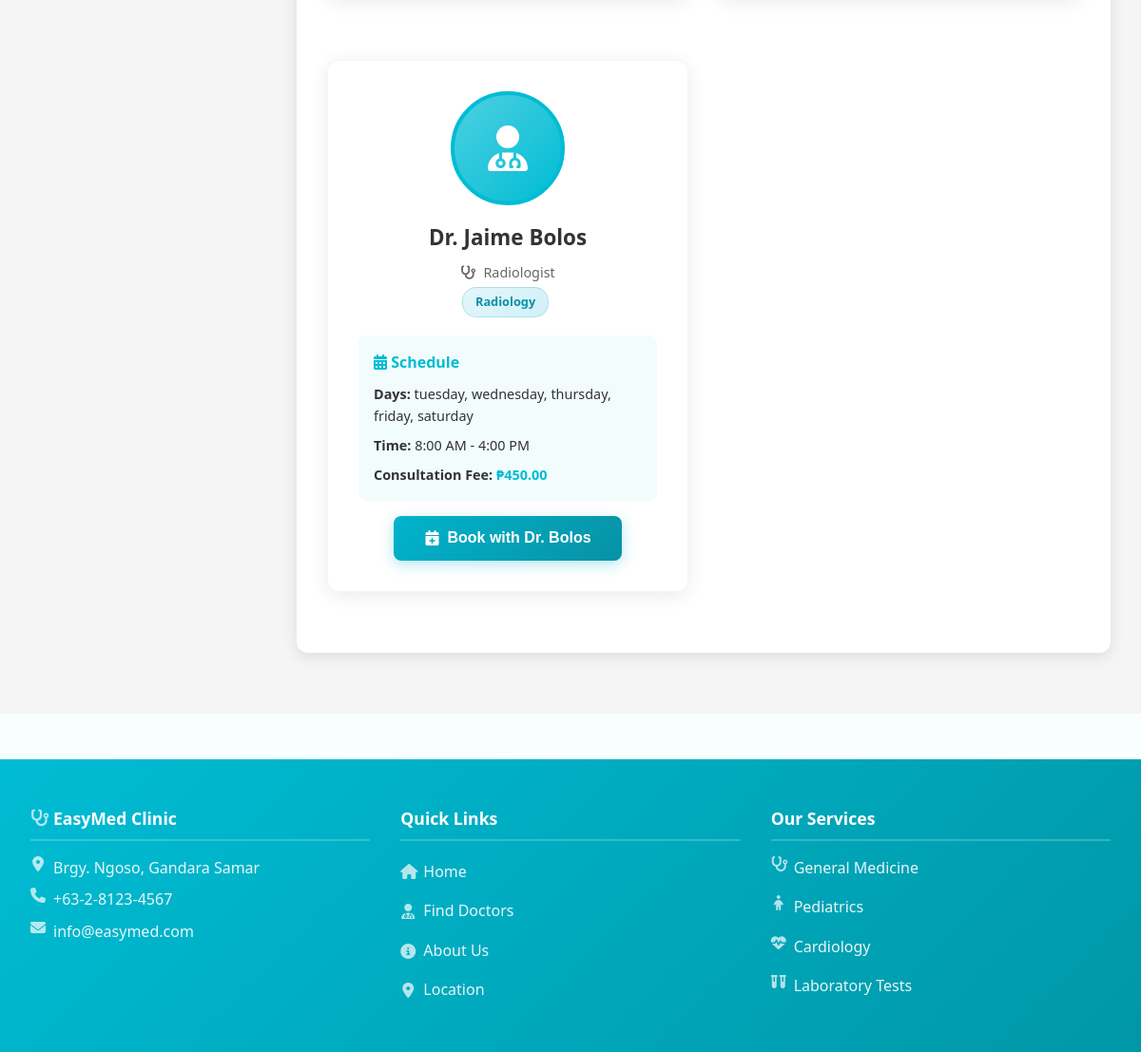
Page /patient/book-appointment.php (signed in, lower part) on the earlier database version.
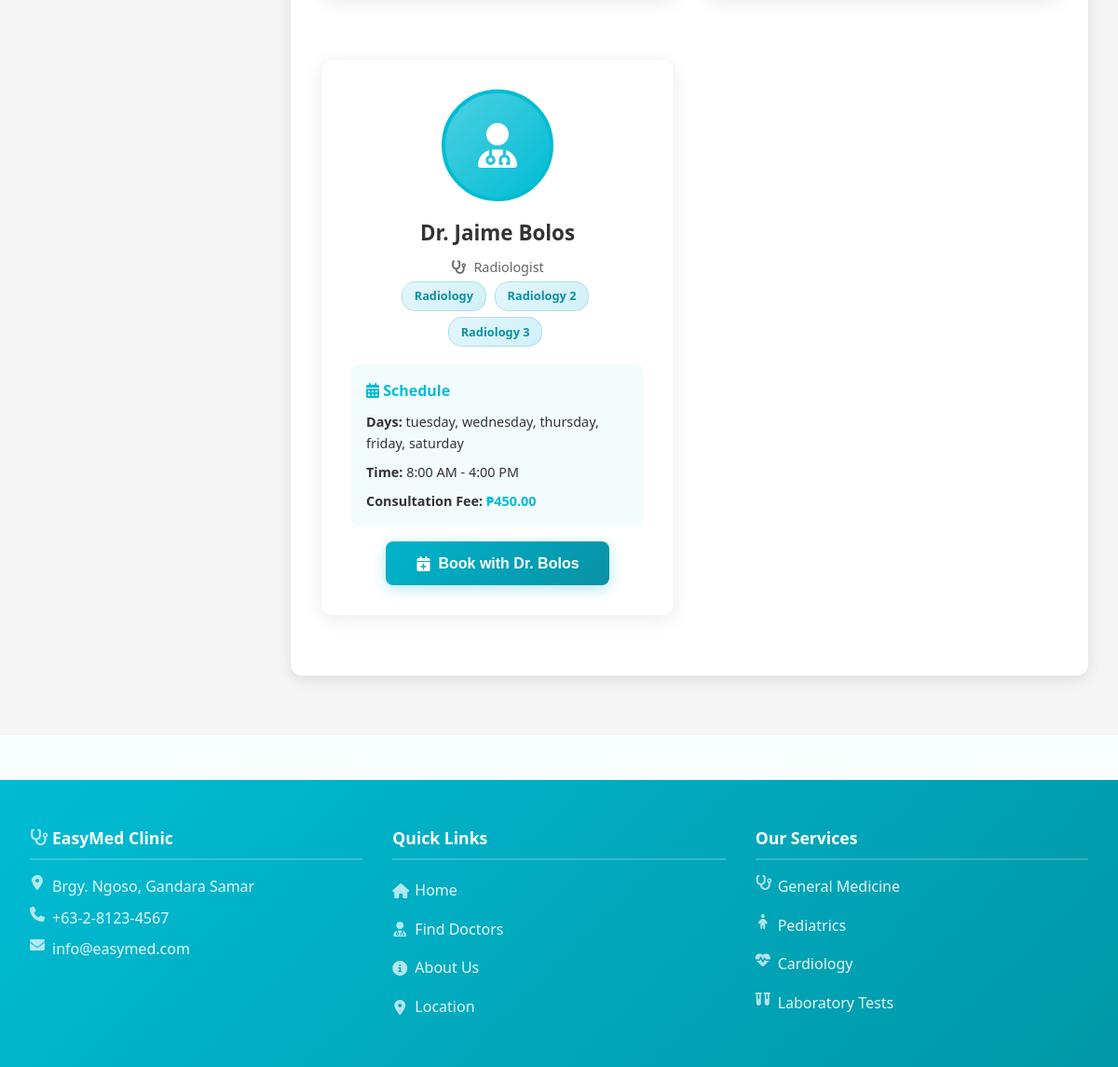
Same page on the later database version.
### tables this page shows
CREATE TABLE doctors (
                    id INTEGER PRIMARY KEY AUTOINCREMENT,
                    user_id INTEGER,
                    specialty VARCHAR(100),
                    license_number VARCHAR(50),
                    phone VARCHAR(20),
                    experience_years INTEGER DEFAULT 0,
                    consultation_fee DECIMAL(10,2) DEFAULT 0.00,
                    schedule_days TEXT,
                    schedule_time_start TIME,
                    schedule_time_end TIME,
                    biography TEXT,
                    is_available INTEGER DEFAULT 1,
                    status VARCHAR(20) DEFAULT 'active' CHECK (status IN ('active', 'inactive')),
                    created_at DATETIME DEFAULT CURRENT_TIMESTAMP,
                    FOREIGN KEY (user_id) REFERENCES users(id)
                );

CREATE TABLE users (
                    id INTEGER PRIMARY KEY AUTOINCREMENT,
                    username VARCHAR(50) UNIQUE NOT NULL,
                    email VARCHAR(100) UNIQUE NOT NULL,
                    password VARCHAR(255) NOT NULL,
                    first_name VARCHAR(50),
                    last_name VARCHAR(50),
                    profile_image VARCHAR(255),
                    role VARCHAR(20) DEFAULT 'patient' CHECK (role IN ('admin', 'doctor', 'patient')),
                    is_active INTEGER DEFAULT 1,
                    status VARCHAR(20) DEFAULT 'pending' CHECK (status IN ('active', 'inactive', 'pending')),
                    created_at DATETIME DEFAULT CURRENT_TIMESTAMP,
                    updated_at DATETIME DEFAULT CURRENT_TIMESTAMP
                , email_verified INTEGER DEFAULT 0, phone TEXT, date_of_birth TEXT, gender TEXT, address TEXT);

CREATE TABLE lab_offers (
                        id INTEGER PRIMARY KEY AUTOINCREMENT,
                        title TEXT NOT NULL,
                        is_active INTEGER DEFAULT 1,
                        created_at TEXT DEFAULT (datetime('now')),
                        updated_at TEXT
                    , description TEXT, price DECIMAL(10,2));

CREATE TABLE clinic_settings (
                    id INTEGER PRIMARY KEY AUTOINCREMENT,
                    setting_key VARCHAR(100) UNIQUE,
                    setting_value TEXT,
                    description TEXT,
                    updated_at DATETIME DEFAULT CURRENT_TIMESTAMP
                );

### includes/database.php (called while the page is built, shortened)
<?php
class Database {
    private $connection;
    private static $instance = null;
    public static function getInstance() {
        if (self::$instance === null) {
            self::$instance = new self();
        }
        return self::$instance;
    }
    private function connect() {
        try {
            if (DB_TYPE === 'sqlite') {
                $this->connection = new PDO(
                    "sqlite:" . SQLITE_PATH,
                    null,
                    null,
                    array(
                        PDO::ATTR_ERRMODE => PDO::ERRMODE_EXCEPTION,
                        PDO::ATTR_DEFAULT_FETCH_MODE => PDO::FETCH_ASSOC
                    )
                );
                $this->connection->exec('PRAGMA foreign_keys = ON');
            }
        } catch (PDOException $e) {
            die("Database connection failed: " . $e->getMessage());
        }
    }
    public function query($sql, $params = array()) {
        try {
            $stmt = $this->connection->prepare($sql);
            $stmt->execute($params);
            return $stmt;
        } catch (PDOException $e) {
            error_log("Database query error: " . $e->getMessage());
            throw $e;
        }
    }
    public function fetch($sql, $params = array()) {
        $stmt = $this->query($sql, $params);
        return $stmt->fetch();
    }
    public function fetchAll($sql, $params = array()) {
        $stmt = $this->query($sql, $params);
        return $stmt->fetchAll();
    }
}
?>

### includes/functions.php (called while the page is built, shortened)
<?php
require_once 'database.php';
function formatTime($time, $format = 'g:i A') {
    if (empty($time) || $time === '00:00:00') {
        return '';
    }
    $timestamp = strtotime($time);
    return date($format, $timestamp);
}
function getClinicSetting($key, $default = '') {
    $db = Database::getInstance();
    $setting = $db->fetch(
        "SELECT setting_value FROM clinic_settings WHERE setting_key = ?",
        [$key]
    );
    return $setting ? $setting['setting_value'] : $default;
}
?>

### patient/book-appointment.php (the view, shortened to what the rows shown need)
<?php
require_once '../includes/functions.php';
require_once '../includes/header.php';
?>
<div class="patient-container">
	<div class="patient-content">
		<div class="content-section">
			<div class="section-content">
				<?php
				$db = Database::getInstance();
				$doctors = $db->fetchAll("
					SELECT u.id as user_id, u.first_name, u.last_name, u.profile_image,
						   d.id as doctor_id, d.specialty, d.schedule_days, d.schedule_time_start, d.schedule_time_end,
						   d.consultation_fee, d.biography
					FROM users u
					JOIN doctors d ON u.id = d.user_id
					WHERE u.role = 'doctor' AND u.is_active = 1 AND d.is_available = 1
					ORDER BY u.first_name
				");
				?>
				<div class="doctors-grid">
					<?php if (!empty($doctors)): ?>
						<?php foreach ($doctors as $doctor): ?>
							<div class="card doctor-card" style="margin-bottom: 2rem;">
								<div class="doctor-image-container" style="text-align: center; margin-bottom: 1rem;">
									<?php if (!empty($doctor['profile_image']) && file_exists('../assets/images/' . $doctor['profile_image'])): ?>
										<img src="<?php echo SITE_URL; ?>/assets/images/<?php echo htmlspecialchars($doctor['profile_image']); ?>"
											 alt="Dr. <?php echo htmlspecialchars($doctor['first_name'] . ' ' . $doctor['last_name']); ?>"
											 class="doctor-image">
									<?php else: ?>
										<div class="doctor-image" style="background: linear-gradient(135deg, var(--light-cyan), var(--primary-cyan)); display: flex; align-items: center; justify-content: center;">
											<i class="fas fa-user-md" style="font-size: 3rem; color: white;"></i>
										</div>
									<?php endif; ?>
								</div>
								<div class="doctor-info">
									<h3 class="doctor-name">
										Dr. <?php echo htmlspecialchars($doctor['first_name'] . ' ' . $doctor['last_name']); ?>
									</h3>
									<p class="doctor-specialty">
										<i class="fas fa-stethoscope"></i>
										<?php echo htmlspecialchars($doctor['specialty']); ?>
									</p>
									<?php
									$doctor_offers = $db->fetchAll("
										SELECT lo.title
										FROM lab_offers lo
										JOIN lab_offer_doctors lod ON lo.id = lod.lab_offer_id
										WHERE lod.doctor_id = ? AND lo.is_active = 1
										ORDER BY lo.title
									", [$doctor['doctor_id']]);
									if (!empty($doctor_offers)): ?>
										<div class="doctor-offers" style="margin-bottom: 1rem;">
											<?php foreach ($doctor_offers as $offer): ?>
												<span class="offer-badge" style="
													display: inline-block;
													background: linear-gradient(135deg, #e3f6fc, #d1f0f8);
													color: #0891a5;
													padding: 0.3rem 0.8rem;
													border-radius: 15px;
													font-size: 0.8rem;
													font-weight: 600;
													margin: 0.2rem 0.3rem 0.2rem 0;
													border: 1px solid rgba(8, 145, 165, 0.2);
												">
													<?php echo htmlspecialchars($offer['title']); ?>
												</span>
											<?php endforeach; ?>
										</div>
									<?php endif; ?>
									<div class="doctor-schedule">
										<h4 style="color: var(--primary-cyan); margin-bottom: 0.5rem; font-size: 1rem;">
											<i class="fas fa-calendar-alt"></i> Schedule
										</h4>
										<div class="schedule-item">
											<strong>Days:</strong>
											<?php
											$days = explode(',', $doctor['schedule_days']);
											echo htmlspecialchars(implode(', ', $days));
											?>
										</div>
										<div class="schedule-item">
											<strong>Time:</strong>
											<?php echo formatTime($doctor['schedule_time_start']) . ' - ' . formatTime($doctor['schedule_time_end']); ?>
										</div>
										<div class="schedule-item">
											<strong>Consultation Fee:</strong>
											<span style="color: var(--primary-cyan); font-weight: bold;">
												₱<?php echo number_format($doctor['consultation_fee'], 2); ?>
											</span>
										</div>
									</div>
									<div style="margin-top: 1rem; text-align: center;">
									<?php
									$doctor_lab_offers = $db->fetchAll("
										SELECT lo.title, lo.price
										FROM lab_offers lo
										JOIN lab_offer_doctors lod ON lo.id = lod.lab_offer_id
										WHERE lod.doctor_id = ? AND lo.is_active = 1
										ORDER BY lo.title
									", [$doctor['doctor_id']]);
									$doctor['lab_offers'] = array_column($doctor_lab_offers, 'title');
									$doctor['lab_offers_data'] = $doctor_lab_offers;
									?>
										<button class="btn btn-primary btn-sm"
											onclick="openAppointmentModal(this)"
											data-doctor='<?php echo json_encode($doctor, JSON_HEX_APOS | JSON_HEX_QUOT); ?>'>
											<i class="fas fa-calendar-plus"></i> Book with Dr. <?php echo htmlspecialchars($doctor['last_name']); ?>
										</button>
									</div>
								</div>
							</div>
						<?php endforeach; ?>
					<?php endif; ?>
				</div>
			</div>
		</div>
	</div>
</div>
<?php require_once '../includes/footer.php'; ?>

### includes/footer.php (shortened to what the rows shown need)
    </main>
    <footer class="footer">
        <div class="container">
            <div class="footer-grid">
                <div class="footer-section">
                    <h4>
                        <i class="fas fa-stethoscope"></i> EasyMed Clinic
                    </h4>
                    <p>
                        <i class="fas fa-map-marker-alt"></i>
                        <?php echo htmlspecialchars(getClinicSetting('clinic_address', 'Brgy. Ngoso, Gandara Samar')); ?>
                    </p>
                    <p>
                        <i class="fas fa-phone"></i>
                        <?php echo htmlspecialchars(getClinicSetting('clinic_phone', '+63-2-8123-4567')); ?>
                    </p>
                    <p>
                        <i class="fas fa-envelope"></i>
                        <?php echo htmlspecialchars(getClinicSetting('clinic_email', 'info@easymed.com')); ?>
                    </p>
                </div>
            </div>
        </div>
    </footer>
</body>
</html>

Differences in the rows shown:
added lab_offers: title "Radiology 2"
added lab_offers: title "Radiology 3"
